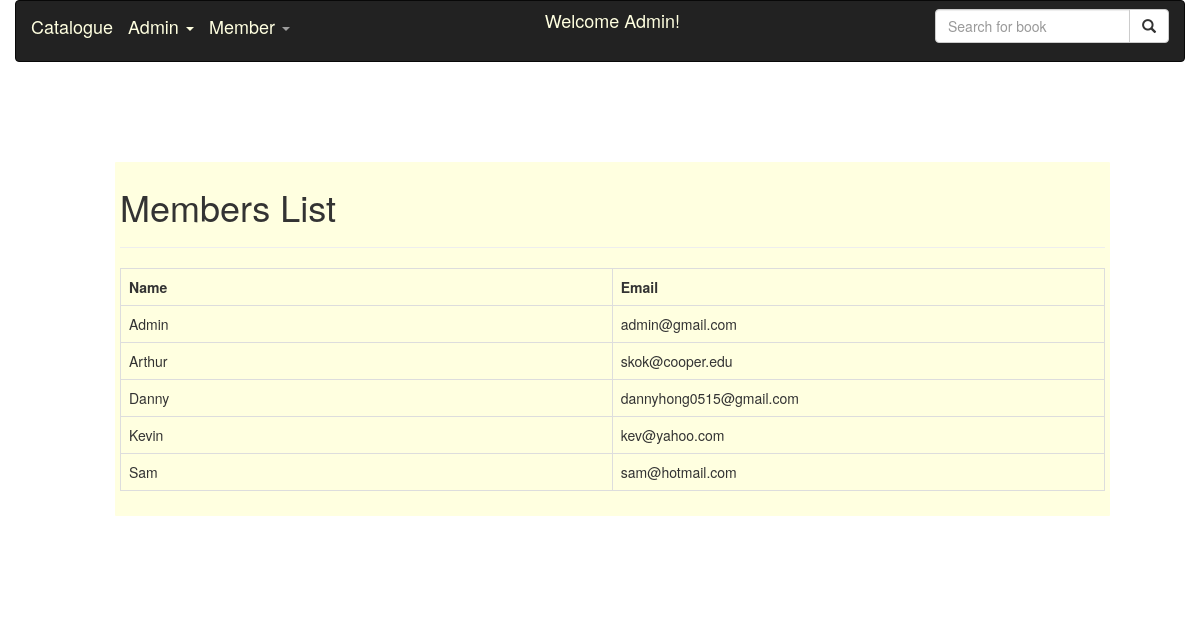
Page /members (signed in) on the committed database.
### src/models.py (models this page shows, shortened)
class Members(db.Model):
    __tablename__ = 'members'
    id = db.Column(db.Integer, primary_key=True)
    username = db.Column(db.String(40))
    password = db.Column(db.String(40))
    email = db.Column(db.String(40), unique=True)
    cost = db.Column(db.FLOAT)

### src/views.py (the view)
@app.route('/members', methods=['GET','POST'])
def showmembers():
    if checkmember() == 'No Member':
        return userpage()
    elif checkmember() == 'Not Admin':
        flash("Error! Please Login as Admin to access these functions")
        return render_template('login.html')
    memberlist = db.session.query(Members.username, Members.email).order_by(Members.username.asc(), Members.email.asc()).all()
    return render_template('showmembers.html', memberlist = memberlist, frametitle = "All Members", username = session['username'])

### src/forms.py (called while the page is built)
def checkmember():
    if 'username' not in session:
        flash("Please login or signup to continue")
        member = 'No Member'
    elif session['username'] == 'Admin':
        member = 'Admin'
    else:
        member = 'Not Admin'
    return member

### templates/showmembers.html
{% extends "background.html" %}
{%block body2 %}
   <h1><div style = "Width:280px; border-radius:10px"> Members List </h1>
    <hr>
<table class = "table table-bordered">
    <tr>
        <th style="width:400px">Name</th>
        <th style="width:400px">Email</th>
    </tr>
    {% for member in memberlist %}
    <tr>
        <td  style="width:400px">{{ member.username }}</td>
        <td  style="width:400px">{{ member.email }}</td>
    </tr>
    {% endfor %}
</table>
{% endblock %}

### templates/background.html (shortened to what this page needs)
{% extends "layout.html" %}
{%block body %}
<nav class="navbar navbar-inverse">
    <div class="container-fluid">
      <div class="navbar-header">
        <a class="navbar-brand" href="{{ url_for('app.showbooks') }}" style="color:lightyellow">Catalogue</a>
      </div>
      <ul class="nav navbar-nav">
        <li class="dropdown" >
          <a class="navbar-brand" href="#" class="dropdown-toggle" data-toggle="dropdown" > <span class="nav-label" style="color:lightyellow">Admin</span> <span class="caret" style="color: lightyellow"></span></a>
          </li>
          <li class="dropdown" >
            <a class="navbar-brand" href="#" class="dropdown-toggle" data-toggle="dropdown" > <span class="nav-label" style="color:lightyellow">Member</span> <span class="caret"></span></a>
          </li>
      </ul>
      <form class="navbar-form navbar-right" action="{{ url_for('app.searchbook') }}" method="POST">
        <div class="input-group">
          <input type="text" class="form-control" placeholder="Search for book" name="search">
          <div class="input-group-btn">
            <button class="btn btn-default" type="submit">
              <i class="glyphicon glyphicon-search"></i>
            </button>
          </div>
        </div>
      </form>
      <h4 class="container-fluid" style="text-align: center; color:lightyellow">
       Welcome {{ username }}!
      </h4>
    </div>
  </nav>
<div style="border-radius: 1px; background-color: lightyellow; width: 85%; min-width:100px; padding:5px 5px 5px 5px;
margin:100px;" >
    {% block body2 %}
    {% endblock %}
</div>
{% endblock %}

### templates/layout.html (shortened to what this page needs)
<!DOCTYPE html>
<html lang="en">
<head>
  <link rel="stylesheet" href="https://maxcdn.bootstrapcdn.com/bootstrap/3.4.1/css/bootstrap.min.css">
</head>
<div class="container-fluid">
    {% block body %}
    {% endblock %}
</div>
</body>
</html>

### rows in the picture
Members: username "Admin", email "admin@gmail.com"
Members: username "Arthur", email "skok@cooper.edu"
Members: username "Danny", email "dannyhong0515@gmail.com"
Members: username "Kevin", email "kev@yahoo.com"
Members: username "Sam", email "sam@hotmail.com"

### other values in the picture
{{ username }} "Admin"
